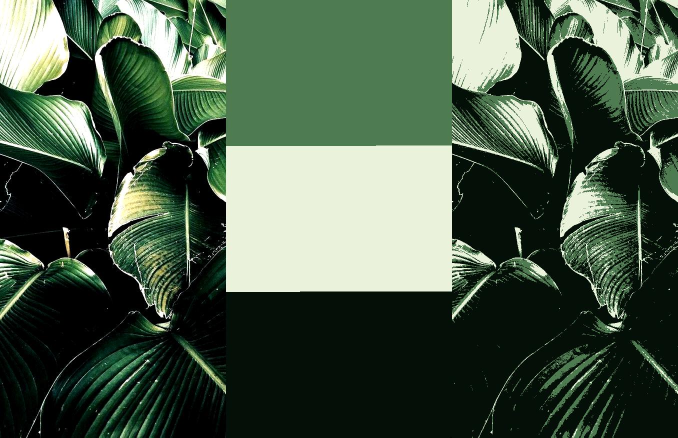
#> input picture ColorPalette_enhanced10pWK/ColorPalette_tropical.jpg, 1356 x 875 px (shown at 1/2 size)
$ python -i color_analysis.py   (imports and definitions only)   (older library calls are emulated)
#> lines starting #> are read from the running program, lines starting #| are printed output that depends on the picture
#################################################################
##                                                             ##
##      Functions to analize color composition of pictures     ##
##                                                             ##
#################################################################

from PIL import Image #Python Imaging Library
from PIL import ImageOps
from PIL import ImageEnhance
from PIL import ImageFilter

import sys
import os

import numpy as np
import math
import pandas as pd

from matplotlib import pyplot as plt

from sklearn.cluster import KMeans
from kneed import KneeLocator


def multiple_images(images, outputname):
    '''
    Multiple Images

    - Description:
        Combines several images side by side.

    - Paramaters:
        images: images data
        outputname: output file name
    '''

    widths, heights = zip(*(i.size for i in images))
    total_width = sum(widths)
    max_height = max(heights)

    new_im = Image.new('RGB', (total_width, max_height))

    x_offset = 0

    for im in images:
        new_im.paste(im, (x_offset,0))
        x_offset += im.size[0]
        new_im.save(outputname +'.jpg')


# [56 lines left out: functions elbow_curve, color_clustering, not called in this run]

class ImageAnalizer(object):

    def __init__(self, path, resize = False, enhance = False):

        '''
        Class Image Analizer

        - Parameters
            path: path to the image file
            resize: True or False, if True, it resizes an image by 10%
            enhance: True or False, if True it enhances the contrast of an image by 2
        '''
#> called with resize = False, enhance = False

        self.path = path
        self.name = path.split('/')[1].split(".", 1)[0]
        self.img = Image.open(path)
#> self.img is the input picture: PIL image 1356x875 RGB; mean R, G, B 71.1, 88.9, 70.1
        self.pix = self.img.load()
        self.size = self.img.size
#> self.size = (1356, 875)

        if resize == True:
            self.img = ImageOps.crop(self.img, border = self.size[0]*0.1)
            self.size = self.img.size

        if enhance == True:
            enh = ImageEnhance.Contrast(self.img)
            self.img = enh.enhance(2)

        self.total_pixels = self.size[0]*self.size[1]
#> self.total_pixels = 1186500
        self.pixel_values = list(self.img.getdata())
#> self.pixel_values = 1186500 items
        self.colors = np.NaN
        self.pixel_label = np.NaN

    # [24 lines left out: function rgb_histogram, not called in this run]

    def rgb_composite(self):
        '''
        RGB Image

        - Description:
            Creates a composite side by side of the image and its RGB contributions.
        '''

        if not os.path.isdir("RGBcomposites"):
            os.makedirs("RGBcomposites")

        r = [(d[0], 0, 0) for d in self.pixel_values]
#> r = 1186500 items
        g = [(0, d[1], 0) for d in self.pixel_values]
#> g = 1186500 items
        b = [(0, 0, d[2]) for d in self.pixel_values]
#> b = 1186500 items

        width, height = self.size
#> width = 1356; height = 875

        new_im1 = Image.new('RGB', (width, height))
#> new_im1: PIL image 1356x875 RGB; every value is 0
        new_im2 = Image.new('RGB', (width*3, height))
#> new_im2: PIL image 4068x875 RGB; every value is 0
        x_offset = 0
        for j in [r, g, b]:
            new_im1.putdata(j)
            new_im2.paste(new_im1, (x_offset,0))
            x_offset = x_offset + width
#> this loop made 3 passes
#> x_offset on passes 1 to 3: 1356, 2712, 4068
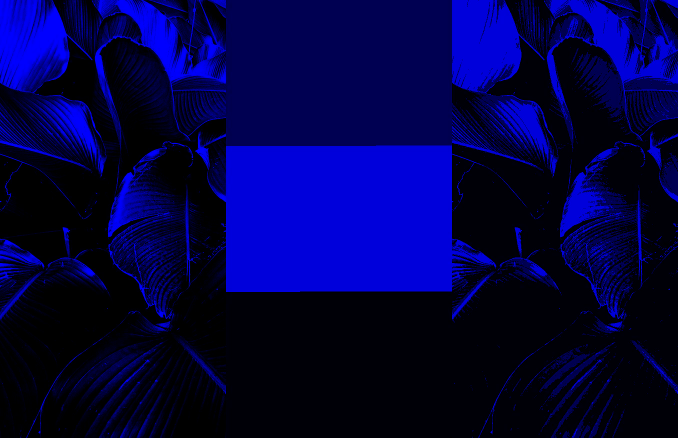
#> new_im1: PIL image 1356x875 RGB (shown at 1/2 size); mean R, G, B 0, 0, 70.1
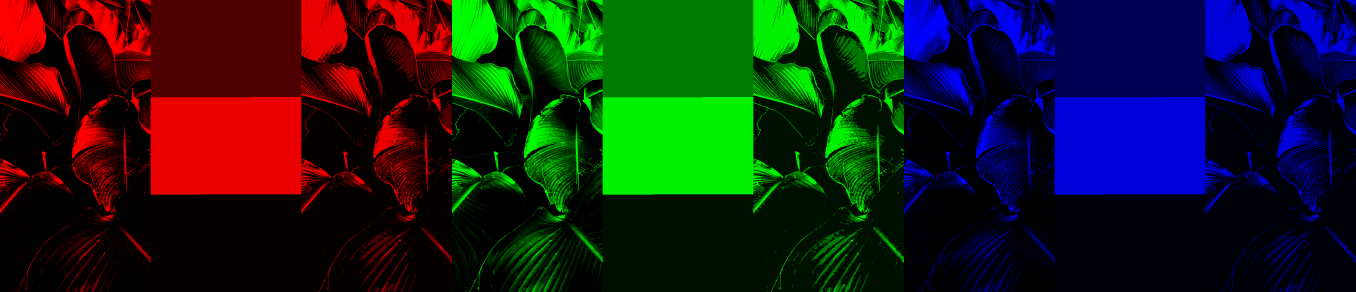
#> new_im2: PIL image 4068x875 RGB (shown at 1/3 size); mean R, G, B 23.7, 29.6, 23.4
#> after the loop, x_offset = 4068

        I = [self.img, new_im2]
        final = multiple_images(I, "RGBcomposites/RGB_composite_" + self.name)
#> in multiple_images, `widths, heights = zip(*(i.size for i in images))`: widths = (1356, 4068); heights = (875, 875)
#> in multiple_images, `total_width = sum(widths)`: total_width = 5424
#> in multiple_images, `max_height = max(heights)`: max_height = 875
#> in multiple_images, `new_im = Image.new('RGB', (total_width, max_height))`: new_im: PIL image 5424x875 RGB; every value is 0
#> the loop in multiple_images, `for im in images:` made 2 passes
#> x_offset on passes 1 to 2: 1356, 5424
#> pass 1, in multiple_images, `new_im.save(outputname +'.jpg')`:
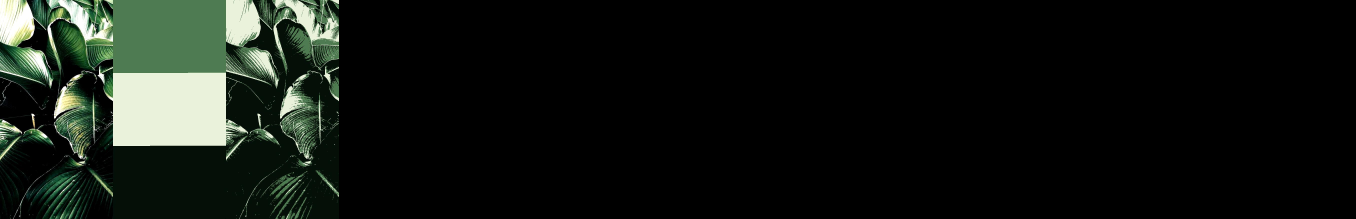
#> saved as RGB_composite_ColorPalette_tropical.jpg: PIL image 5424x875 RGB (shown at 1/4 size); mean R, G, B 17.8, 22.2, 17.5
#> pass 2, in multiple_images, `new_im.save(outputname +'.jpg')`:
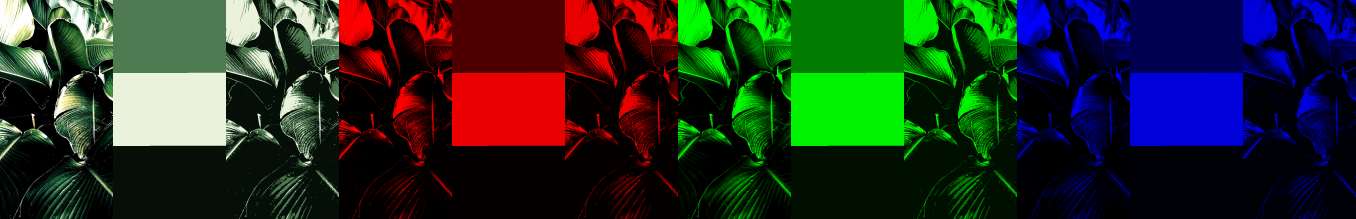
#> saved as RGB_composite_ColorPalette_tropical.jpg: PIL image 5424x875 RGB (shown at 1/4 size); mean R, G, B 35.6, 44.4, 35
#> after the loop in multiple_images, `for im in images:`: x_offset = 5424
        return(final)

    # [171 lines left out: functions color_palette, clusters_info, color_stripe, collage, not called in this run]


class SortingColors(object):

    # [5 lines left out: function __init__, not called in this run]

>>> result = ImageAnalizer('ColorPalette_enhanced10pWK/ColorPalette_tropical.jpg').rgb_composite()

$ run again, on ColorPalette_enhanced10pWK/ColorPalette_0e11868a7e6a459af2f92249a04a138c.jpg
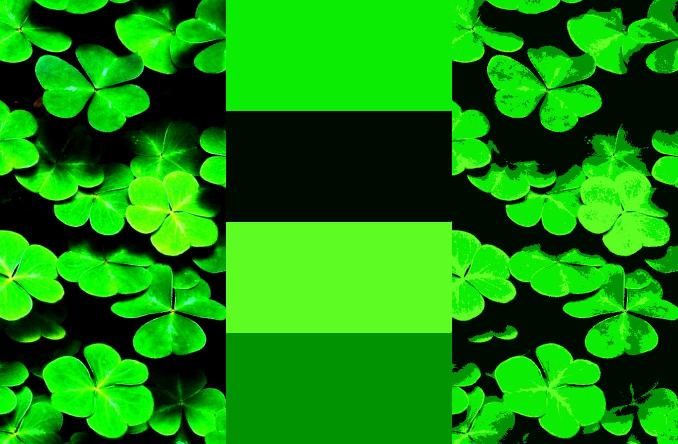
#> input picture ColorPalette_enhanced10pWK/ColorPalette_0e11868a7e6a459af2f92249a04a138c.jpg, 1356 x 888 px (shown at 1/2 size)
#> in __init__, self.img is the input picture: PIL image 1356x888 RGB; mean R, G, B 19, 141.4, 8.3
#> self.pixel_values = 1204128 items
#> the loop in rgb_composite, `for j in [r, g, b]:` made 3 passes
#> x_offset on passes 1 to 3: 1356, 2712, 4068
#> after the loop in rgb_composite, `for j in [r, g, b]:`:
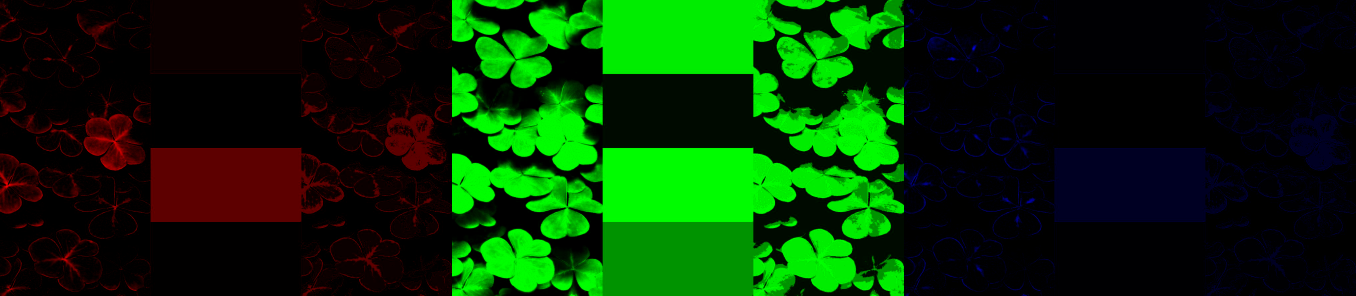
#> new_im2: PIL image 4068x888 RGB (shown at 1/3 size); mean R, G, B 6.3, 47.1, 2.8
#> after the loop in rgb_composite, `for j in [r, g, b]:`: x_offset = 4068
#> widths = (1356, 4068); heights = (888, 888)
#> total_width = 5424
#> max_height = 888
#> new_im: PIL image 5424x888 RGB; every value is 0
#> the loop in multiple_images, `for im in images:` made 2 passes
#> x_offset on passes 1 to 2: 1356, 5424
#> pass 2, in multiple_images, `new_im.save(outputname +'.jpg')`:
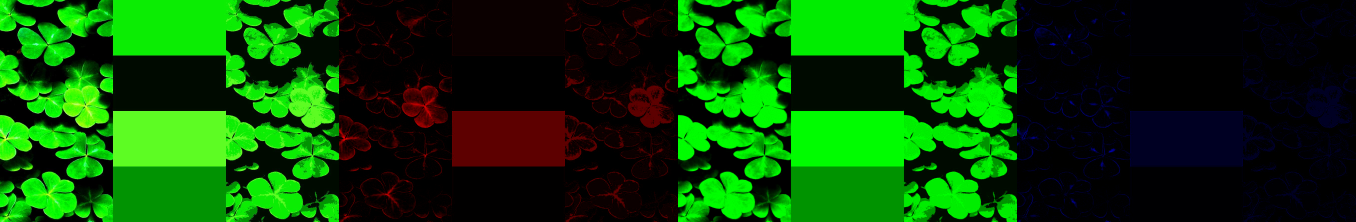
#> saved as RGB_composite_ColorPalette_0e11868a7e6a459af2f92249a04a138c.jpg: PIL image 5424x888 RGB (shown at 1/4 size); mean R, G, B 9.5, 70.7, 4.1
#> after the loop in multiple_images, `for im in images:`: x_offset = 5424
